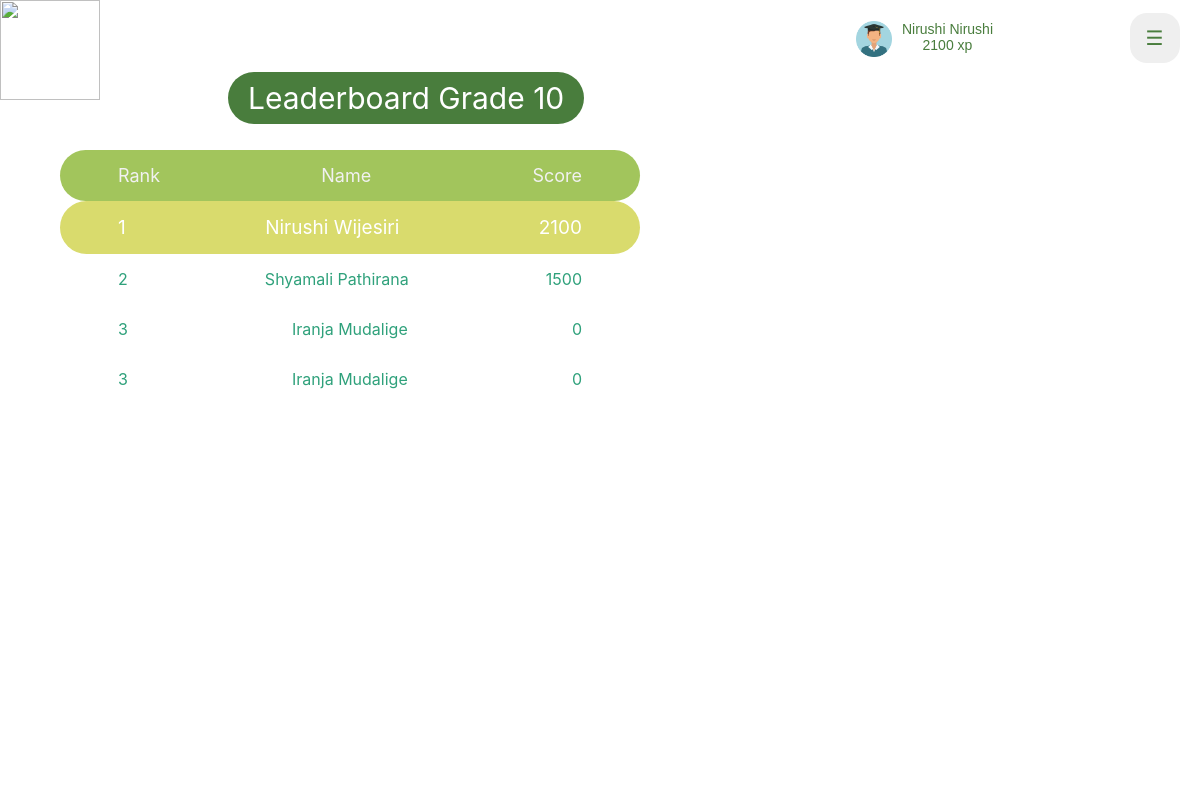
The app's page /htdocs/ISKOLE/Student/LeaderBoard/leaderboard.php (signed in), older data.
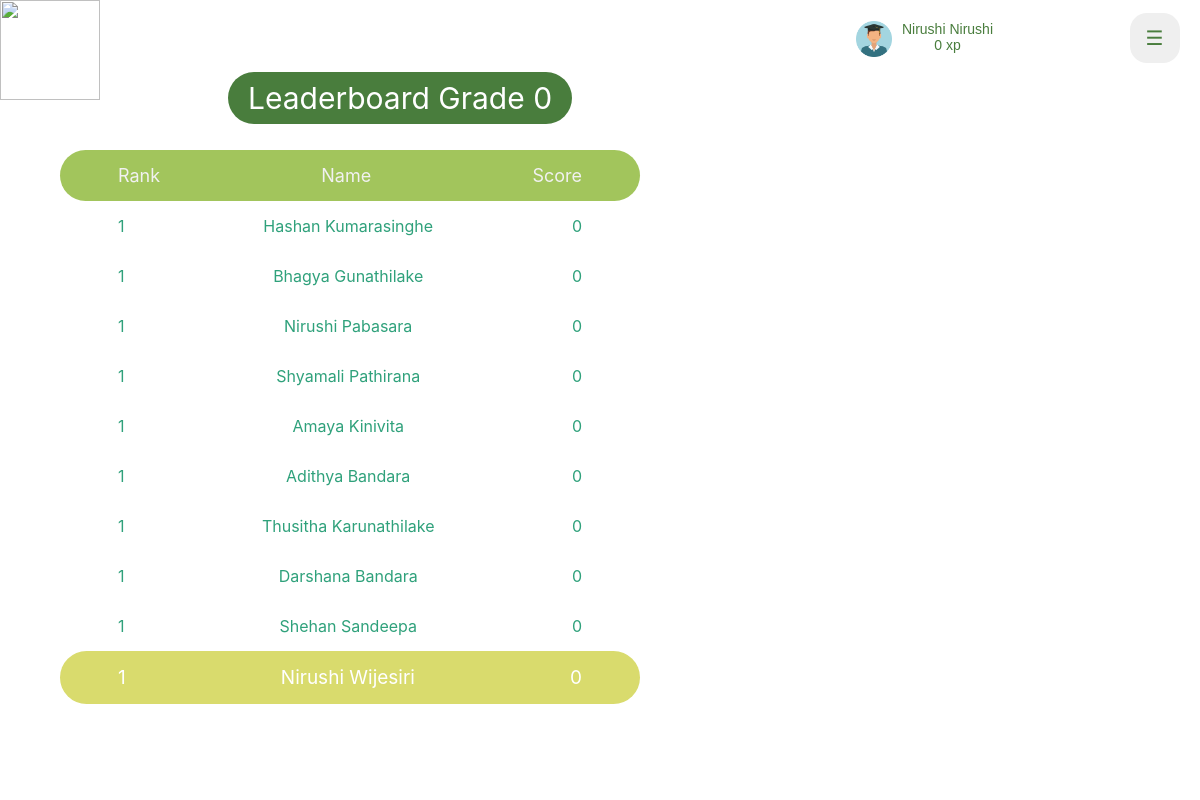
The same page, newer data.
### tables this page shows
CREATE TABLE `student` (
  `student_id` int(11) NOT NULL,
  `first_name` varchar(20) NOT NULL,
  `last_name` varchar(50) NOT NULL,
  `email` varchar(50) NOT NULL,
  `password` varchar(50) NOT NULL,
  `status` tinyint(1) NOT NULL,
  `grade` int(2) NOT NULL,
  `medium` varchar(10) NOT NULL,
  `xp` int(11) NOT NULL,
  `profile_pic` blob NOT NULL
);

### htdocs/ISKOLE/Student/LeaderBoard/leaderboard.php (the view, shortened to what this page needs)
<!DOCTYPE html>
<html lang="en">
<head>
	<link rel="stylesheet" href="leaderboard.css?v=<?php echo time();?>">
				</head>
				<body>
					<nav class="navigation-bar">
						<img class="logo" src="logo.PNG" width="100" height="100">
						<a><button class="openbtn" onclick="openNav()">&#9776;</button></a>
						<a href="../../Profile/StuProfile.php">            <button class="name-button">
              <img class="avatar" src="avatar.png">
              <div class="name-tag"><?php echo $_SESSION['fname']." ".$_SESSION['lname']; ?>
              <br>
              <?php
                if($_SESSION['type'] == 1)
                {
                   echo $_SESSION['xp']." xp";
                }
                else
                {
                }
              ?></div>
          </button></a>
					</nav>
<?php
$conn = mysqli_connect("localhost", "root", "", "iskole");
$grade=$_SESSION['grade'];
$result = mysqli_query($conn, "SELECT student_id,first_name,last_name,xp FROM student WHERE grade=$grade order by xp DESC");
while ($row = mysqli_fetch_array($result))
{
    $dataset[]=$row;
}
?>
<div class="label">Leaderboard Grade <?php echo $grade ?></div>
        <div class="outerL">
            <div class="innerL">
                <div class="headerL">
                    <li>
                        <div>Rank </div>
                        <div>Name </div>
                        <div>Score</div>
                    </li>
                </div>
                <div class="bodyL">
                    <?php
                    $count=1;
                    $rank=1;
                    $privious_xp=0;
                    foreach($dataset as  $datarow){
                        if($datarow['xp']!=$privious_xp){
                            $rank =$count;
                            $count= $count+1;
                        }else{
                            $count= $count+1;
                        }
                        if($_SESSION['stuid']==$datarow['student_id'])
                        {
                            echo "<li class='our-user'>
                                <div>".$rank."</div>
                                <div>".$datarow['first_name'].' '.$datarow['last_name']."</div>
                                <div>".$datarow['xp']."</div>
                             </li>";
                        }else
                        {
                            echo "<li>
                                    <div>".$rank."</div>
                                    <div>".$datarow['first_name'].' '.$datarow['last_name']."</div>
                                    <div>".$datarow['xp']."</div>
                                </li>";
                        }
                           $privious_xp=$datarow['xp'];
                    }
                    ?>
                </div>
            </div>
        </div>
</body>
</html>

Row changes from the older to the newer data that the page shows:
removed student: rank "3", first_name "Iranja", last_name "Mudalige", xp "0"
removed student: rank "3", first_name "Iranja", last_name "Mudalige", xp "0"
now on this page (row edited): student: first_name "Hashan", last_name "Kumarasinghe", xp "0"
now on this page (row edited): student: first_name "Bhagya", last_name "Gunathilake", xp "0"
now on this page (row edited): student: first_name "Nirushi", last_name "Pabasara", xp "0"
changed student "Shyamali": xp "1500" → "0"; moves up the list
now on this page (row edited): student: first_name "Amaya", last_name "Kinivita", xp "0"
now on this page (row edited): student: first_name "Adithya", last_name "Bandara", xp "0"
now on this page (row edited): student: first_name "Thusitha", last_name "Karunathilake", xp "0"
now on this page (row edited): student: first_name "Darshana", last_name "Bandara", xp "0"
now on this page (row edited): student: first_name "Shehan", last_name "Sandeepa", xp "0"
changed student "Wijesiri": xp "2100" → "0"
Text that changed along with them:
$_SESSION['xp']: "2100" → "0"
$grade: "10" → "0"
